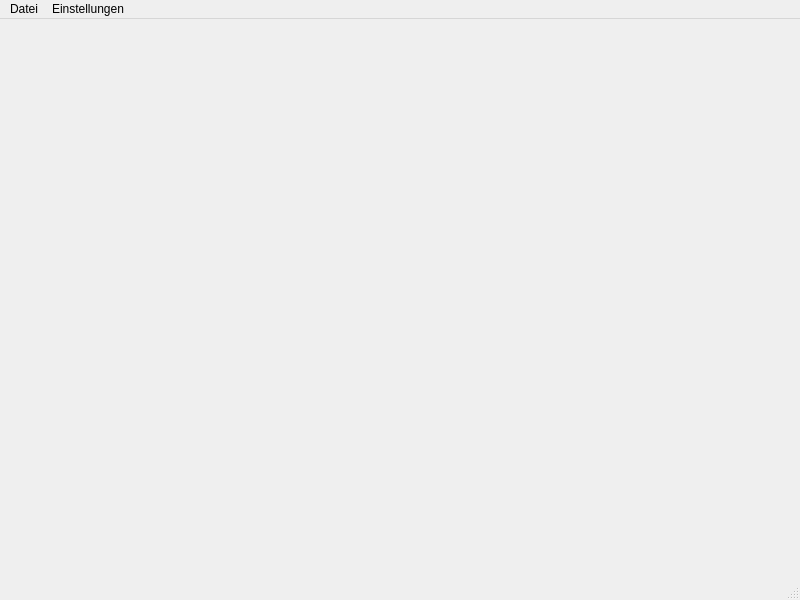
<?xml version="1.0" encoding="UTF-8"?>
<ui version="4.0">
 <class>MainWindow</class>
 <widget class="QMainWindow" name="MainWindow">
  <property name="geometry">
   <rect>
    <x>0</x>
    <y>0</y>
    <width>800</width>
    <height>600</height>
   </rect>
  </property>
  <property name="windowTitle">
   <string>MainWindow</string>
  </property>
  <widget class="QWidget" name="centralwidget"/>
  <widget class="QMenuBar" name="menubar">
   <property name="geometry">
    <rect>
     <x>0</x>
     <y>0</y>
     <width>800</width>
     <height>26</height>
    </rect>
   </property>
   <widget class="QMenu" name="menuDatei">
    <property name="title">
     <string>Datei</string>
    </property>
    <addaction name="actionBeenden"/>
   </widget>
   <widget class="QMenu" name="menuEinstellungen">
    <property name="title">
     <string>Einstellungen</string>
    </property>
    <addaction name="actionspeichern"/>
   </widget>
   <addaction name="menuDatei"/>
   <addaction name="menuEinstellungen"/>
  </widget>
  <widget class="QStatusBar" name="statusbar"/>
  <action name="actionBeenden">
   <property name="text">
    <string>Beenden</string>
   </property>
  </action>
  <action name="actionspeichern">
   <property name="text">
    <string>speichern</string>
   </property>
  </action>
 </widget>
 <resources/>
 <connections/>
</ui>
